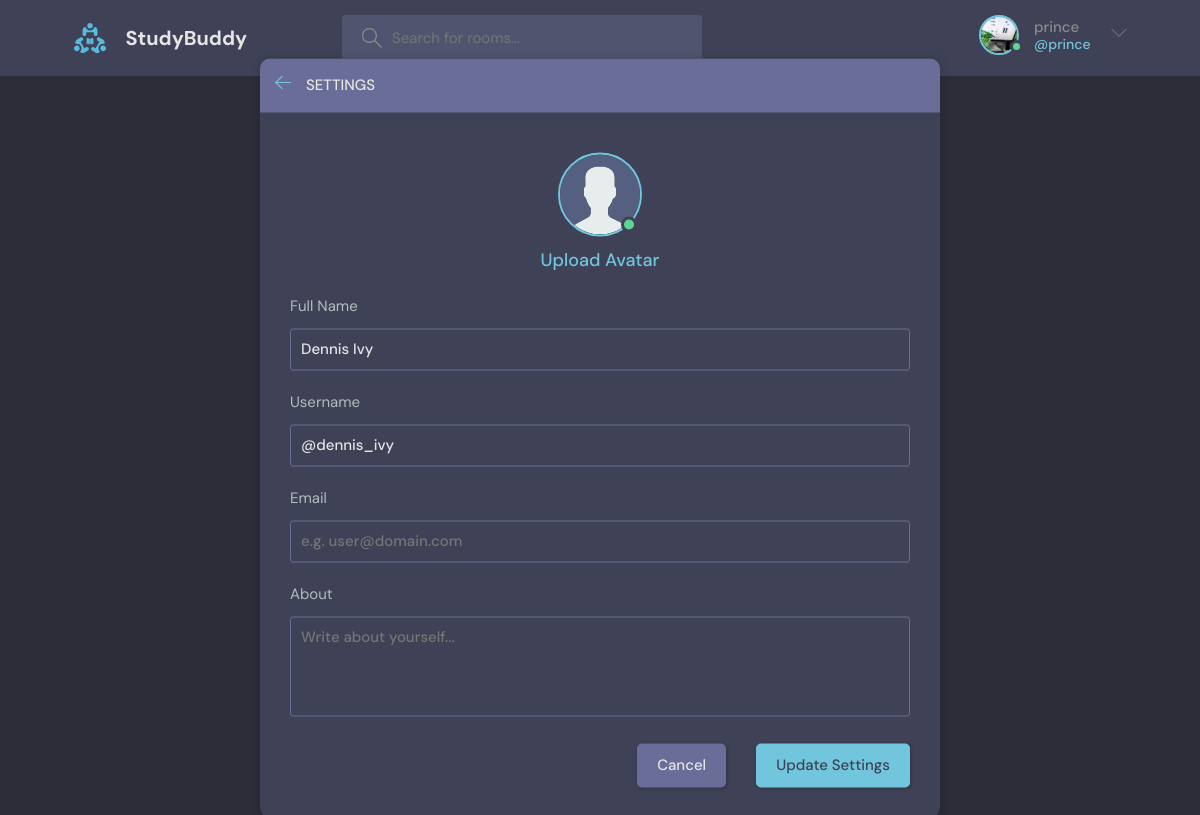
Page /user-setting/ (signed in) on the committed database.
### base/models.py (models this page shows)
class User(AbstractUser):
    name= models.CharField(max_length=200, null=True)
    email=models.EmailField(unique=True, null=True)
    avatar= models.ImageField(null=True, default='avatar.svg')
    bio=models.TextField(max_length=255, null=True)
    USERNAME_FIELD='email'
    REQUIRED_FIELDS= ['username']

### base/views.py (the view)
# urls.py: path('user-setting/', views.userSetting, name='user-setting'),
@login_required(login_url='login')
def userSetting(request):
    return render(request, 'base/user-settings.html')

### base/templates/base/user-settings.html (shortened to what this page needs)
{% extends 'main.html' %}
{% block content %}
    <main class="create-room layout">
      <div class="container">
        <div class="layout__box">
          <div class="layout__boxHeader">
            <div class="layout__boxTitle">
              <a href="{{request.META.HTTP_REFERER}}">
                <svg
                  version="1.1"
                  xmlns="http://www.w3.org/2000/svg"
                  width="32"
                  height="32"
                  viewBox="0 0 32 32"
                >
                  <title>arrow-left</title>
                  <path
                    d="M13.723 2.286l-13.723 13.714 13.719 13.714 1.616-1.611-10.96-10.96h27.625v-2.286h-27.625l10.965-10.965-1.616-1.607z"
                  ></path>
                </svg>
              </a>
              <h3>Settings</h3>
            </div>
          </div>
          <div class="settings layout__body">
            <div class="settings__avatar">
              <div class="avatar avatar--large active">
                <img src="assets/avatar.svg" id="preview-avatar" />
              </div>
            </div>
            <form class="form" action="#">
              <div class="form__group form__avatar">
                <label for="avatar">Upload Avatar</label>
              </div>
              <div class="form__group">
                <label for="name">Full Name</label>
                <input
                  id="fullname"
                  name="fullname"
                  type="text"
                  placeholder="e.g. Dennis Ivy"
                  value="Dennis Ivy"
                />
              </div>
              <div class="form__group">
                <label for="username">Username</label>
                <input
                  id="username"
                  name="username"
                  type="text"
                  placeholder="e.g. @dennis_ivy"
                  value="@dennis_ivy"
                />
              </div>
              <div class="form__group">
                <label for="email">Email</label>
                <input id="email" name="email" type="email" placeholder="e.g. user@domain.com" />
              </div>
              <div class="form__group">
                <label for="about">About</label>
                <textarea name="about" id="about" placeholder="Write about yourself..."></textarea>
              </div>
              <div class="form__action">
                <a class="btn btn--dark" href="profile.html">Cancel</a>
                <button class="btn btn--main" type="submit">Update Settings</button>
              </div>
            </form>
          </div>
        </div>
      </div>
    </main>
{% endblock %}

### templates/navbar.html (shortened to what this page needs)
    {% load static %}
    <header class="header header--loggedIn">
      <div class="container">
        <a href="{% url 'home' %}" class="header__logo">
          <img src="{% static 'images/logo.svg' %}" alt=""/>
          <h1>StudyBuddy</h1>
        </a>
        <form class="header__search" action="{% url 'home' %}" method="GET" >
          <label>
            <input name="q" type="text" placeholder="Search for rooms..." />
          </label>
        </form>
        <nav class="header__menu">
          {% if request.user.is_authenticated %}
          <div class="header__user">
            <a href="{% url 'user-profile' user.id %}">
              <div class="avatar avatar--medium active">
                <img src="{{request.user.avatar.url}}" />
              </div>
              <p>{{request.user.username}} <span>@{{request.user.username}}</span></p>
            </a>
            <button class="dropdown-button" >
              <svg version="1.1" xmlns="http://www.w3.org/2000/svg" width="32" height="32" viewBox="0 0 32 32">
                <title>chevron-down</title>
                <path d="M16 21l-13-13h-3l16 16 16-16h-3l-13 13z"></path>
              </svg>
            </button>
          </div>
          {% else %}
          <a href="{% url 'login'  %}">
            <img src="{% static 'images/avatar.svg' %}" alt="" />
            <p>Login</p>
          </a>
          {% endif %}
        </nav>
      </div>
    </header>

### rows in the picture
User: user.avatar (picture), user.username "prince"
